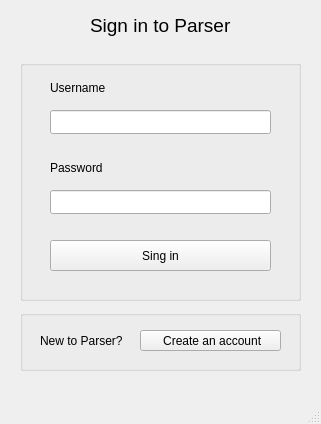
<?xml version="1.0" encoding="UTF-8"?>
<ui version="4.0">
 <class>MainWindow</class>
 <widget class="QMainWindow" name="MainWindow">
  <property name="windowModality">
   <enum>Qt::ApplicationModal</enum>
  </property>
  <property name="enabled">
   <bool>true</bool>
  </property>
  <property name="geometry">
   <rect>
    <x>0</x>
    <y>0</y>
    <width>321</width>
    <height>424</height>
   </rect>
  </property>
  <property name="sizePolicy">
   <sizepolicy hsizetype="Fixed" vsizetype="Fixed">
    <horstretch>0</horstretch>
    <verstretch>0</verstretch>
   </sizepolicy>
  </property>
  <property name="contextMenuPolicy">
   <enum>Qt::DefaultContextMenu</enum>
  </property>
  <property name="windowTitle">
   <string>MainWindow</string>
  </property>
  <property name="animated">
   <bool>true</bool>
  </property>
  <property name="documentMode">
   <bool>false</bool>
  </property>
  <property name="tabShape">
   <enum>QTabWidget::Rounded</enum>
  </property>
  <property name="dockNestingEnabled">
   <bool>false</bool>
  </property>
  <property name="dockOptions">
   <set>QMainWindow::AllowTabbedDocks|QMainWindow::AnimatedDocks</set>
  </property>
  <property name="unifiedTitleAndToolBarOnMac">
   <bool>false</bool>
  </property>
  <widget class="QWidget" name="centralwidget">
   <widget class="QPushButton" name="pushButton">
    <property name="geometry">
     <rect>
      <x>50</x>
      <y>240</y>
      <width>221</width>
      <height>31</height>
     </rect>
    </property>
    <property name="text">
     <string>Sing in</string>
    </property>
   </widget>
   <widget class="QLineEdit" name="lineEdit_2">
    <property name="geometry">
     <rect>
      <x>50</x>
      <y>110</y>
      <width>221</width>
      <height>24</height>
     </rect>
    </property>
   </widget>
   <widget class="QLineEdit" name="lineEdit_3">
    <property name="geometry">
     <rect>
      <x>50</x>
      <y>190</y>
      <width>221</width>
      <height>24</height>
     </rect>
    </property>
   </widget>
   <widget class="QLabel" name="label">
    <property name="geometry">
     <rect>
      <x>50</x>
      <y>80</y>
      <width>101</width>
      <height>16</height>
     </rect>
    </property>
    <property name="text">
     <string>Username</string>
    </property>
   </widget>
   <widget class="QLabel" name="label_2">
    <property name="geometry">
     <rect>
      <x>50</x>
      <y>160</y>
      <width>91</width>
      <height>16</height>
     </rect>
    </property>
    <property name="text">
     <string>Password</string>
    </property>
   </widget>
   <widget class="QLabel" name="label_3">
    <property name="geometry">
     <rect>
      <x>90</x>
      <y>0</y>
      <width>161</width>
      <height>51</height>
     </rect>
    </property>
    <property name="font">
     <font>
      <pointsize>14</pointsize>
      <bold>false</bold>
     </font>
    </property>
    <property name="text">
     <string>Sign in to Parser</string>
    </property>
   </widget>
   <widget class="QLabel" name="label_4">
    <property name="geometry">
     <rect>
      <x>40</x>
      <y>330</y>
      <width>221</width>
      <height>21</height>
     </rect>
    </property>
    <property name="text">
     <string>New to Parser?</string>
    </property>
   </widget>
   <widget class="QPushButton" name="pushButton_2">
    <property name="geometry">
     <rect>
      <x>140</x>
      <y>330</y>
      <width>141</width>
      <height>21</height>
     </rect>
    </property>
    <property name="text">
     <string> Create an account</string>
    </property>
   </widget>
   <widget class="QGroupBox" name="groupBox">
    <property name="geometry">
     <rect>
      <x>20</x>
      <y>60</y>
      <width>281</width>
      <height>241</height>
     </rect>
    </property>
    <property name="title">
     <string/>
    </property>
   </widget>
   <widget class="QGroupBox" name="groupBox_2">
    <property name="geometry">
     <rect>
      <x>20</x>
      <y>310</y>
      <width>281</width>
      <height>61</height>
     </rect>
    </property>
    <property name="title">
     <string/>
    </property>
   </widget>
   <zorder>groupBox</zorder>
   <zorder>groupBox_2</zorder>
   <zorder>pushButton</zorder>
   <zorder>lineEdit_2</zorder>
   <zorder>lineEdit_3</zorder>
   <zorder>label</zorder>
   <zorder>label_2</zorder>
   <zorder>label_3</zorder>
   <zorder>label_4</zorder>
   <zorder>pushButton_2</zorder>
  </widget>
  <widget class="QMenuBar" name="menubar">
   <property name="geometry">
    <rect>
     <x>0</x>
     <y>0</y>
     <width>321</width>
     <height>21</height>
    </rect>
   </property>
  </widget>
  <widget class="QStatusBar" name="statusbar"/>
 </widget>
 <resources/>
 <connections/>
</ui>
